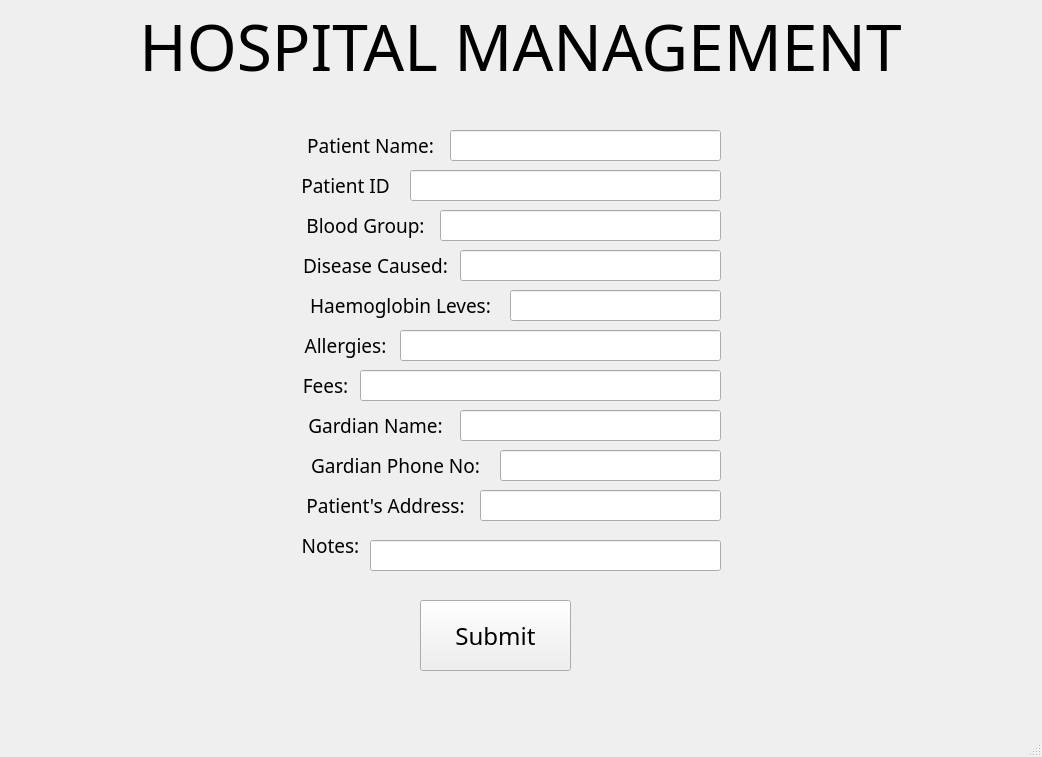
<?xml version="1.0" encoding="UTF-8"?>
<ui version="4.0">
 <class>MainWindow</class>
 <widget class="QMainWindow" name="MainWindow">
  <property name="geometry">
   <rect>
    <x>0</x>
    <y>0</y>
    <width>1042</width>
    <height>757</height>
   </rect>
  </property>
  <property name="windowTitle">
   <string>MainWindow</string>
  </property>
  <widget class="QWidget" name="centralwidget">
   <widget class="QPushButton" name="submit">
    <property name="geometry">
     <rect>
      <x>420</x>
      <y>600</y>
      <width>151</width>
      <height>71</height>
     </rect>
    </property>
    <property name="font">
     <font>
      <family>Maiandra GD</family>
      <pointsize>18</pointsize>
     </font>
    </property>
    <property name="text">
     <string>Submit</string>
    </property>
   </widget>
   <widget class="QLabel" name="label">
    <property name="geometry">
     <rect>
      <x>0</x>
      <y>0</y>
      <width>1041</width>
      <height>91</height>
     </rect>
    </property>
    <property name="font">
     <font>
      <family>Maiandra GD</family>
      <pointsize>48</pointsize>
     </font>
    </property>
    <property name="text">
     <string>HOSPITAL MANAGEMENT</string>
    </property>
    <property name="alignment">
     <set>Qt::AlignCenter</set>
    </property>
   </widget>
   <widget class="QLabel" name="label_2">
    <property name="geometry">
     <rect>
      <x>290</x>
      <y>130</y>
      <width>161</width>
      <height>31</height>
     </rect>
    </property>
    <property name="font">
     <font>
      <family>Maiandra GD</family>
      <pointsize>14</pointsize>
     </font>
    </property>
    <property name="text">
     <string>Patient Name:</string>
    </property>
    <property name="alignment">
     <set>Qt::AlignCenter</set>
    </property>
   </widget>
   <widget class="QLabel" name="label_3">
    <property name="geometry">
     <rect>
      <x>290</x>
      <y>210</y>
      <width>151</width>
      <height>31</height>
     </rect>
    </property>
    <property name="font">
     <font>
      <family>Maiandra GD</family>
      <pointsize>14</pointsize>
     </font>
    </property>
    <property name="text">
     <string>Blood Group:</string>
    </property>
    <property name="alignment">
     <set>Qt::AlignCenter</set>
    </property>
   </widget>
   <widget class="QLabel" name="label_4">
    <property name="geometry">
     <rect>
      <x>290</x>
      <y>370</y>
      <width>71</width>
      <height>31</height>
     </rect>
    </property>
    <property name="font">
     <font>
      <family>Maiandra GD</family>
      <pointsize>14</pointsize>
     </font>
    </property>
    <property name="text">
     <string>Fees:</string>
    </property>
    <property name="alignment">
     <set>Qt::AlignCenter</set>
    </property>
   </widget>
   <widget class="QLabel" name="label_5">
    <property name="geometry">
     <rect>
      <x>290</x>
      <y>330</y>
      <width>111</width>
      <height>31</height>
     </rect>
    </property>
    <property name="font">
     <font>
      <family>Maiandra GD</family>
      <pointsize>14</pointsize>
     </font>
    </property>
    <property name="text">
     <string>Allergies:</string>
    </property>
    <property name="alignment">
     <set>Qt::AlignCenter</set>
    </property>
   </widget>
   <widget class="QLabel" name="label_6">
    <property name="geometry">
     <rect>
      <x>290</x>
      <y>290</y>
      <width>221</width>
      <height>31</height>
     </rect>
    </property>
    <property name="font">
     <font>
      <family>Maiandra GD</family>
      <pointsize>14</pointsize>
     </font>
    </property>
    <property name="text">
     <string>Haemoglobin Leves:</string>
    </property>
    <property name="alignment">
     <set>Qt::AlignCenter</set>
    </property>
   </widget>
   <widget class="QLabel" name="label_7">
    <property name="geometry">
     <rect>
      <x>290</x>
      <y>250</y>
      <width>171</width>
      <height>31</height>
     </rect>
    </property>
    <property name="font">
     <font>
      <family>Maiandra GD</family>
      <pointsize>14</pointsize>
     </font>
    </property>
    <property name="text">
     <string>Disease Caused:</string>
    </property>
    <property name="alignment">
     <set>Qt::AlignCenter</set>
    </property>
   </widget>
   <widget class="QLabel" name="label_8">
    <property name="geometry">
     <rect>
      <x>290</x>
      <y>490</y>
      <width>191</width>
      <height>31</height>
     </rect>
    </property>
    <property name="font">
     <font>
      <family>Maiandra GD</family>
      <pointsize>14</pointsize>
     </font>
    </property>
    <property name="text">
     <string>Patient's Address:</string>
    </property>
    <property name="alignment">
     <set>Qt::AlignCenter</set>
    </property>
   </widget>
   <widget class="QLabel" name="label_9">
    <property name="geometry">
     <rect>
      <x>290</x>
      <y>450</y>
      <width>211</width>
      <height>31</height>
     </rect>
    </property>
    <property name="font">
     <font>
      <family>Maiandra GD</family>
      <pointsize>14</pointsize>
     </font>
    </property>
    <property name="text">
     <string>Gardian Phone No:</string>
    </property>
    <property name="alignment">
     <set>Qt::AlignCenter</set>
    </property>
   </widget>
   <widget class="QLabel" name="label_10">
    <property name="geometry">
     <rect>
      <x>290</x>
      <y>410</y>
      <width>171</width>
      <height>31</height>
     </rect>
    </property>
    <property name="font">
     <font>
      <family>Maiandra GD</family>
      <pointsize>14</pointsize>
     </font>
    </property>
    <property name="text">
     <string>Gardian Name:</string>
    </property>
    <property name="alignment">
     <set>Qt::AlignCenter</set>
    </property>
   </widget>
   <widget class="QLabel" name="label_11">
    <property name="geometry">
     <rect>
      <x>290</x>
      <y>530</y>
      <width>81</width>
      <height>31</height>
     </rect>
    </property>
    <property name="font">
     <font>
      <family>Maiandra GD</family>
      <pointsize>14</pointsize>
     </font>
    </property>
    <property name="text">
     <string>Notes:</string>
    </property>
    <property name="alignment">
     <set>Qt::AlignCenter</set>
    </property>
   </widget>
   <widget class="QLineEdit" name="pname">
    <property name="geometry">
     <rect>
      <x>450</x>
      <y>130</y>
      <width>271</width>
      <height>31</height>
     </rect>
    </property>
    <property name="font">
     <font>
      <family>Maiandra GD</family>
      <pointsize>14</pointsize>
     </font>
    </property>
   </widget>
   <widget class="QLineEdit" name="blood">
    <property name="geometry">
     <rect>
      <x>440</x>
      <y>210</y>
      <width>281</width>
      <height>31</height>
     </rect>
    </property>
    <property name="font">
     <font>
      <family>Maiandra GD</family>
      <pointsize>14</pointsize>
     </font>
    </property>
   </widget>
   <widget class="QLineEdit" name="disease">
    <property name="geometry">
     <rect>
      <x>460</x>
      <y>250</y>
      <width>261</width>
      <height>31</height>
     </rect>
    </property>
    <property name="font">
     <font>
      <family>Maiandra GD</family>
      <pointsize>14</pointsize>
     </font>
    </property>
   </widget>
   <widget class="QLineEdit" name="haemoglobin">
    <property name="geometry">
     <rect>
      <x>510</x>
      <y>290</y>
      <width>211</width>
      <height>31</height>
     </rect>
    </property>
    <property name="font">
     <font>
      <family>Maiandra GD</family>
      <pointsize>14</pointsize>
     </font>
    </property>
   </widget>
   <widget class="QLineEdit" name="allergies">
    <property name="geometry">
     <rect>
      <x>400</x>
      <y>330</y>
      <width>321</width>
      <height>31</height>
     </rect>
    </property>
    <property name="font">
     <font>
      <family>Maiandra GD</family>
      <pointsize>14</pointsize>
     </font>
    </property>
   </widget>
   <widget class="QLineEdit" name="fees">
    <property name="geometry">
     <rect>
      <x>360</x>
      <y>370</y>
      <width>361</width>
      <height>31</height>
     </rect>
    </property>
    <property name="font">
     <font>
      <family>Maiandra GD</family>
      <pointsize>14</pointsize>
     </font>
    </property>
   </widget>
   <widget class="QLineEdit" name="gardname">
    <property name="geometry">
     <rect>
      <x>460</x>
      <y>410</y>
      <width>261</width>
      <height>31</height>
     </rect>
    </property>
    <property name="font">
     <font>
      <family>Maiandra GD</family>
      <pointsize>14</pointsize>
     </font>
    </property>
   </widget>
   <widget class="QLineEdit" name="gardphone">
    <property name="geometry">
     <rect>
      <x>500</x>
      <y>450</y>
      <width>221</width>
      <height>31</height>
     </rect>
    </property>
    <property name="font">
     <font>
      <family>Maiandra GD</family>
      <pointsize>14</pointsize>
     </font>
    </property>
   </widget>
   <widget class="QLineEdit" name="add">
    <property name="geometry">
     <rect>
      <x>480</x>
      <y>490</y>
      <width>241</width>
      <height>31</height>
     </rect>
    </property>
    <property name="font">
     <font>
      <family>Maiandra GD</family>
      <pointsize>14</pointsize>
     </font>
    </property>
   </widget>
   <widget class="QLabel" name="label_12">
    <property name="geometry">
     <rect>
      <x>270</x>
      <y>170</y>
      <width>151</width>
      <height>31</height>
     </rect>
    </property>
    <property name="font">
     <font>
      <family>Maiandra GD</family>
      <pointsize>14</pointsize>
     </font>
    </property>
    <property name="text">
     <string>Patient ID</string>
    </property>
    <property name="alignment">
     <set>Qt::AlignCenter</set>
    </property>
   </widget>
   <widget class="QLineEdit" name="pid">
    <property name="geometry">
     <rect>
      <x>410</x>
      <y>170</y>
      <width>311</width>
      <height>31</height>
     </rect>
    </property>
    <property name="font">
     <font>
      <family>Maiandra GD</family>
      <pointsize>14</pointsize>
     </font>
    </property>
   </widget>
   <widget class="QLineEdit" name="notes">
    <property name="geometry">
     <rect>
      <x>370</x>
      <y>540</y>
      <width>351</width>
      <height>31</height>
     </rect>
    </property>
    <property name="font">
     <font>
      <family>Maiandra GD</family>
      <pointsize>14</pointsize>
     </font>
    </property>
   </widget>
  </widget>
  <widget class="QMenuBar" name="menubar">
   <property name="geometry">
    <rect>
     <x>0</x>
     <y>0</y>
     <width>1042</width>
     <height>26</height>
    </rect>
   </property>
  </widget>
  <widget class="QStatusBar" name="statusbar"/>
 </widget>
 <resources/>
 <connections/>
</ui>
